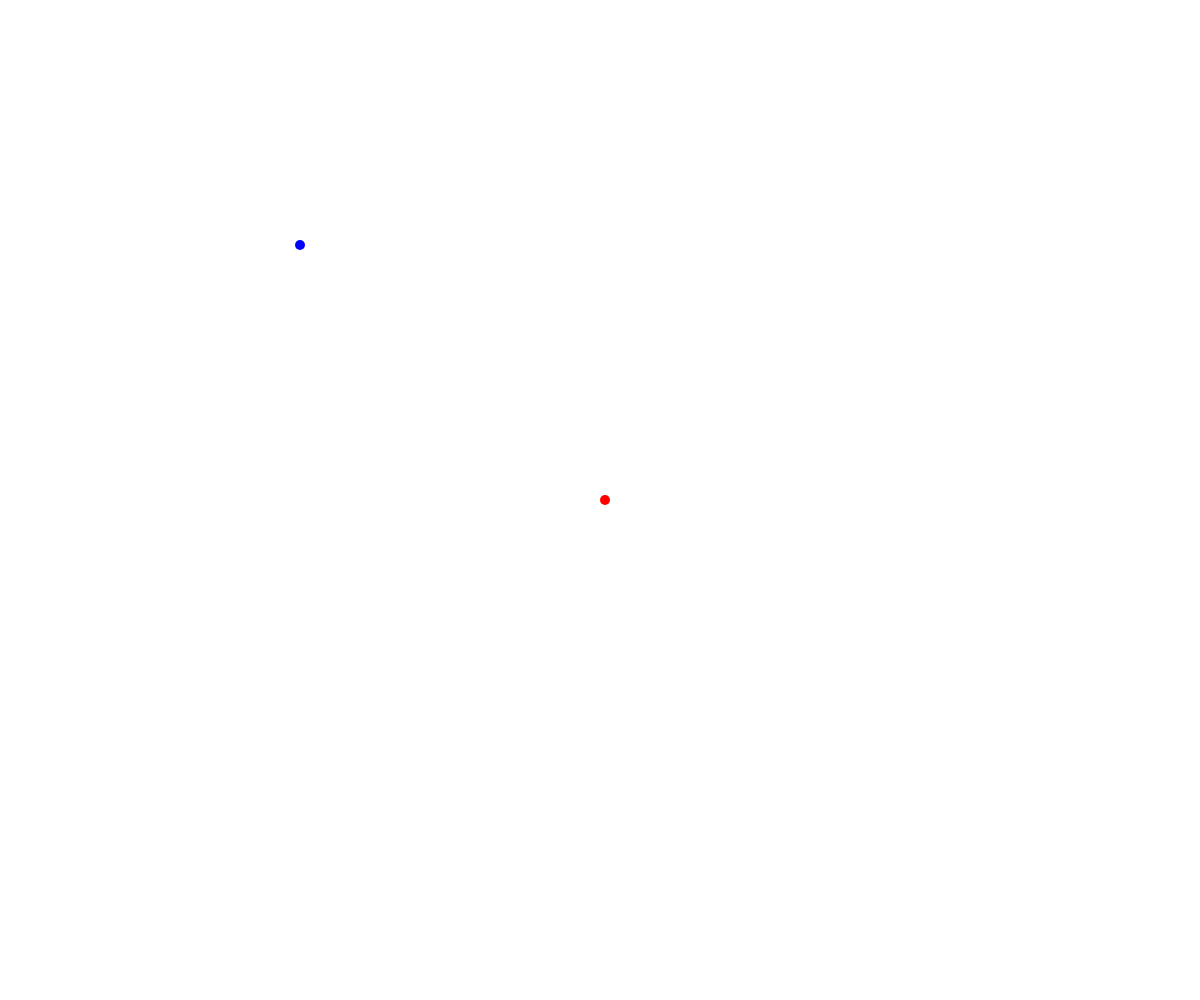
Frame 1 (no input)
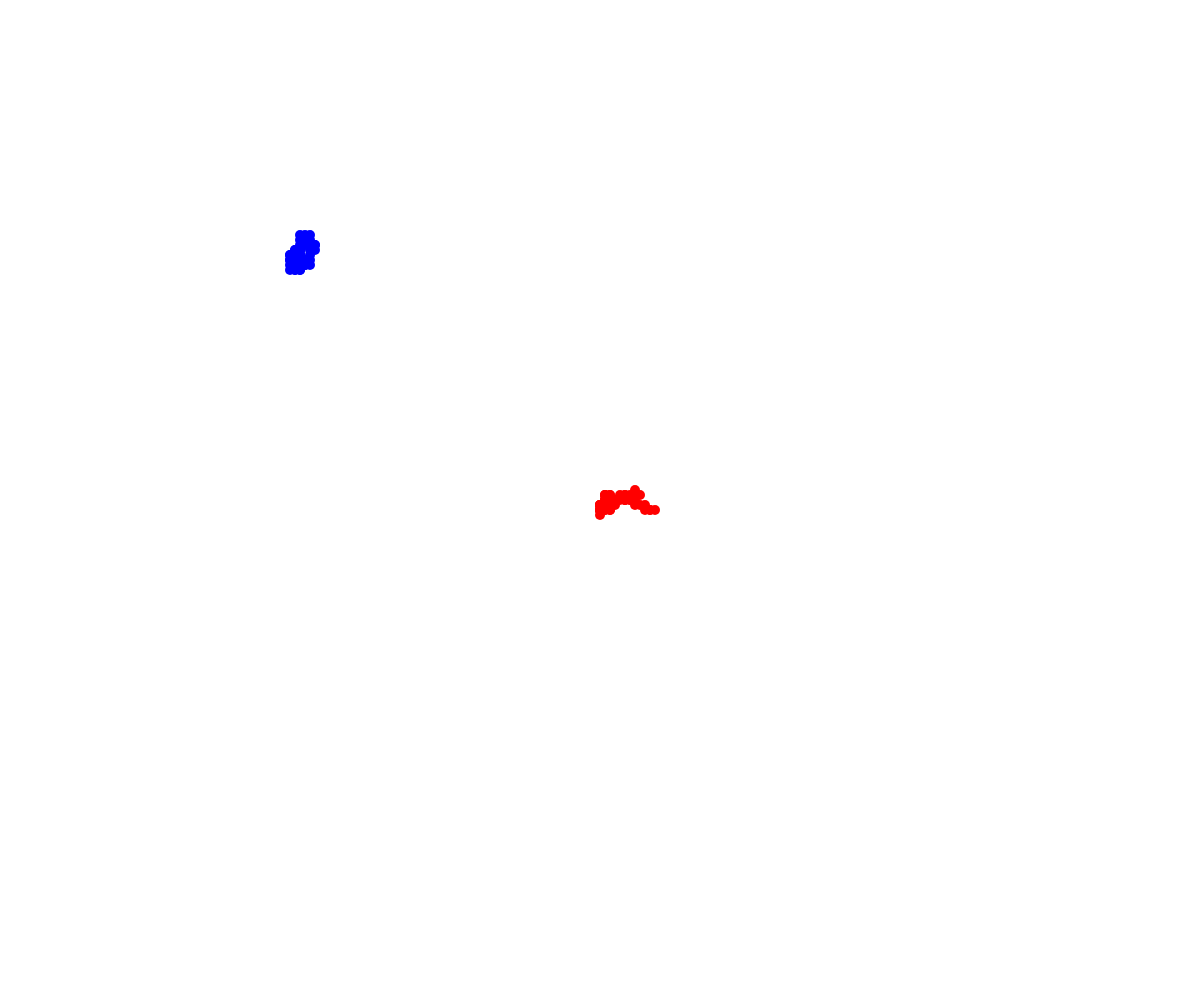
Frame 60 (no input)
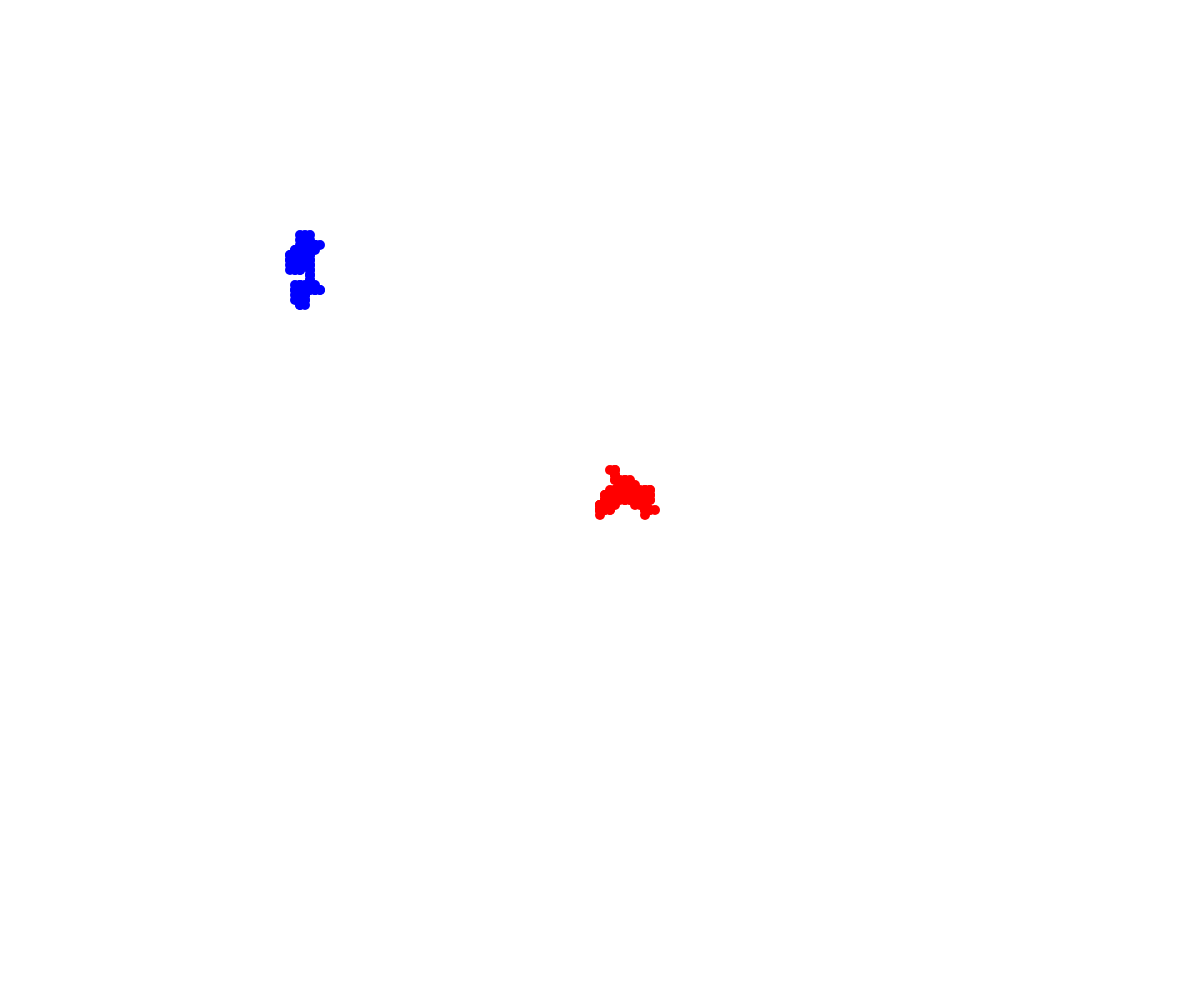
Frame 120 (the mouse pressed at the canvas centre since frame 60)

The p5.js sketch that drew these frames (run headless with seeded random() and noise() and a simulated clock; from frame 60 on, the mouse is pressed at the canvas centre):

// p5.js sketch
// ── sketch.js
//walker demo

class Walker {
  constructor(x, y, color) {
    this.x = x;
    this.y = y;
    this.stepSize = 5;
    this.color = color;
    this.radius = 5;
  }
  display() {
    fill(this.color);
    circle(this.x, this.y, this.radius*2);
  }
  move() {
    let choice = random(100);
    if (choice < 25) {
      this.y -= this.stepSize;
    }
    else if (choice < 50) {
      this.y += this.stepSize;
    }
    else if (choice < 75) {
      this.x += this.stepSize;
    }
    else {
      this.x -= this.stepSize;
    }
  }
}

let character;
let char2;

function setup() {
  createCanvas(windowWidth, windowHeight);
  character = new Walker(width/2, height/2, "red");
  char2 = new Walker(width/4, height/4, "blue");
  noStroke();
  
}

function draw() {
  character.move();
  char2.move();
  character.display();
  char2.display();
}
